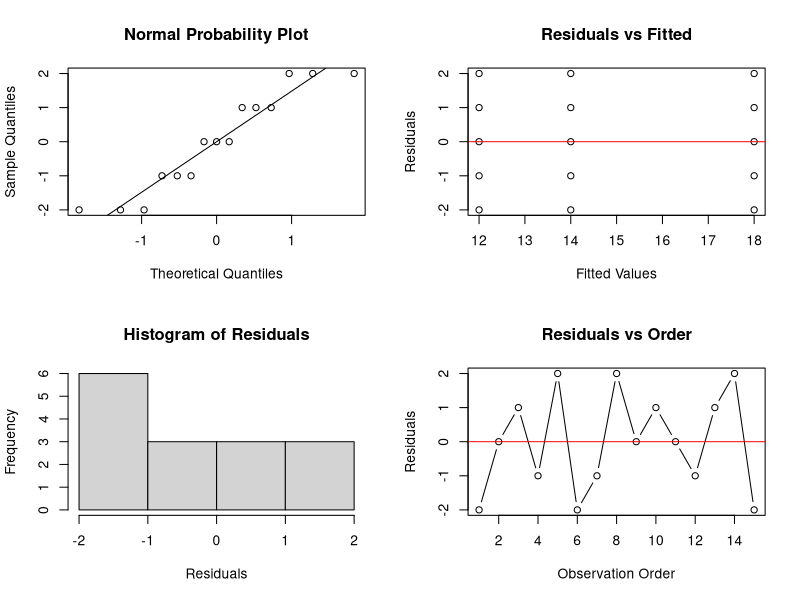

Recreate this plot in R.

# ONE-WAY ANOVA (3 GROUPS) + RESIDUALS IN R

# Three groups (same size)
group1 <- c(12, 14, 15, 13, 16)
group2 <- c(10, 11, 14, 12, 13)
group3 <- c(18, 17, 19, 20, 16)

# Combine into a single vector
values <- c(group1, group2, group3)

# Create a factor indicating group membership
group <- factor(rep(c("G1", "G2", "G3"), each = 5))


# Fit ANOVA model
anova_model <- aov(values ~ group)

# Show ANOVA table
print("ANOVA")
print(summary(anova_model))
print("R^2")
print(summary.lm(anova_model)$r.squared)
print("R^2 adj")
print(summary.lm(anova_model)$adj.r.squared)

# Residuals from the model
res <- residuals(anova_model)
fit <- fitted(anova_model)

########################
# 4. FOUR-IN-ONE PLOTS (MINITAB STYLE)
########################

# Set layout 2x2
par(mfrow = c(2, 2))

# 1. Normal Probability Plot (Q-Q plot)
qqnorm(res, main = "Normal Probability Plot")
qqline(res)

# 2. Residuals vs Fitted Values
plot(fit, res,
     main = "Residuals vs Fitted",
     xlab = "Fitted Values",
     ylab = "Residuals")
abline(h = 0, col = "red")

# 3. Histogram of Residuals
hist(res,
     main = "Histogram of Residuals",
     xlab = "Residuals")

# 4. Residuals vs Order (observation order)
plot(res,
     main = "Residuals vs Order",
     xlab = "Observation Order",
     ylab = "Residuals",
     type = "b")
abline(h = 0, col = "red")
